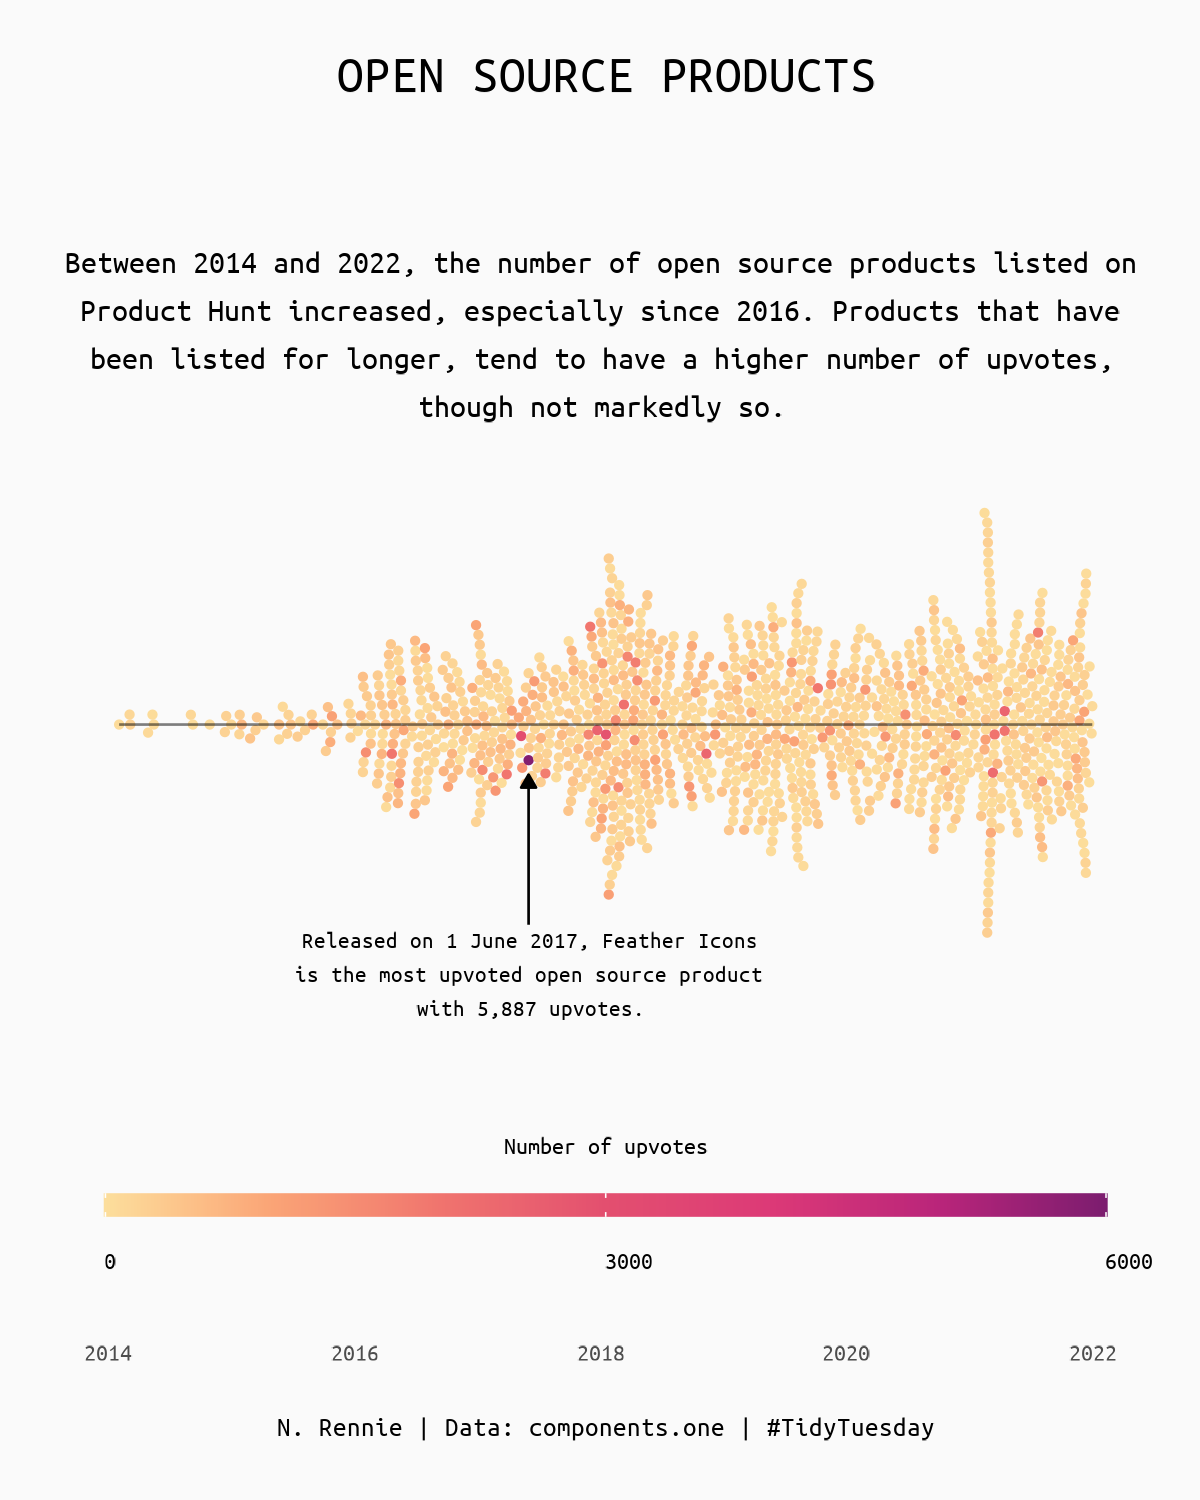

This chart was generated by the following R code:
library(tidyverse)
library(camcorder)
library(showtext)
library(lubridate)
library(ggbeeswarm)
library(rcartocolor)
library(usefunc)

# load fonts
font_add_google("Ubuntu Mono", "ubuntu")
showtext_auto()

# get the data
product_hunt <- readr::read_csv('https://raw.githubusercontent.com/rfordatascience/tidytuesday/master/data/2022/2022-10-04/product_hunt.csv')

# data wrangling
plot_data <- product_hunt %>%
  filter(str_detect(category_tags, "'OPEN SOURCE'", negate = FALSE)) %>%
  select(name, release_date, upvotes) %>%
  arrange(release_date) %>%
  mutate(n = row_number(),
         cat = "A")

# start recording
gg_record(
  dir = file.path("2022", "2022-10-04", "recording"), # where to save the recording
  device = "png", # device to use to save images
  width = 4, # width of saved image
  height = 5, # height of saved image
  units = "in", # units for width and height
  dpi = 300 # dpi to use when saving image
)

# subtitle
st <- str_wrap_break("Between 2014 and 2022, the number of open source products listed on Product Hunt increased, especially since 2016. Products that have been listed for longer, tend to have a higher number of upvotes, though not markedly so.", 70)

# plot
ggplot() +
  geom_beeswarm(data = plot_data,
                mapping = aes(x = cat,
                              y = release_date,
                              colour = upvotes),
                size = 0.5, priority = 'density') +
  geom_segment(data = slice_max(plot_data, upvotes, n = 1),
               mapping = aes(x = 1,
                             xend = 1,
                             y = min(plot_data$release_date),
                             yend = max(plot_data$release_date)),
               size = 0.3,
               alpha = 0.5) +
  geom_text(data = slice_max(plot_data, upvotes, n = 1),
            mapping = aes(x = 0.75,
                          y = release_date,
                          label = str_wrap_break("Released on 1 June 2017, Feather Icons is the most upvoted open source product with 5,887 upvotes.", 40)),
            size = 6,
            family = "ubuntu",
            lineheight = 0.4) +
  geom_segment(data = slice_max(plot_data, upvotes, n = 1),
               mapping = aes(x = 0.8,
                             xend = 0.95,
                             y = release_date,
                             yend = release_date),
               arrow = arrow(type = "closed",
                             length = unit(0.05, "inches")),
               size = 0.3) +
  coord_flip() +
  scale_color_carto_c(palette = "SunsetDark",
                      name = "Number of upvotes",
                      limits = c(0, 6000),
                      breaks = c(0, 3000, 6000)) +
  labs(x = "",
       y = "",
       title = "OPEN SOURCE PRODUCTS",
       tag = st,
       caption = "N. Rennie | Data: components.one | #TidyTuesday") +
  guides(colour = guide_colourbar(title.position = "top")) +
  theme(plot.title = element_text(family = "ubuntu",
                                  size = 40,
                                  hjust = 0.5),
        plot.tag = element_text(family = "ubuntu",
                                size = 24,
                                lineheight = 0.4),
        plot.tag.position = c(0.5, 0.8),
        plot.caption = element_text(family = "ubuntu",
                                    size = 20,
                                    hjust = 0.5),
        legend.text = element_text(family = "ubuntu",
                                   size = 18,
                                   hjust = 0),
        legend.title = element_text(family = "ubuntu",
                                    size = 18,
                                    hjust = 0.5),
        axis.text.x = element_text(family = "ubuntu",
                                 size = 18),
        axis.text.y = element_blank(),
        axis.ticks = element_blank(),
        axis.title.x = element_text(family = "ubuntu",
                                  size = 20),
        axis.title.y = element_blank(),
        plot.margin = margin(c(0.5, 0.5, 0.5, 0.5), unit = "cm"),
        plot.background = element_rect(fill = "#fafafa",
                                       colour = "#fafafa"),
        panel.background = element_rect(fill = "#fafafa",
                                        colour = "#fafafa"),
        legend.background = element_rect(fill = "transparent",
                                         colour = "transparent"),
        legend.position = c(0.5, 0.1),
        legend.key.height = unit(0.2, 'cm'),
        legend.key.width = unit(1.7, "cm"),
        legend.direction = "horizontal",
        panel.grid = element_blank(),
        )

# save gif
gg_playback(
  name = file.path("2022", "2022-10-04","20221004.gif"),
  first_image_duration = 4,
  last_image_duration = 12,
  frame_duration = .25
)
